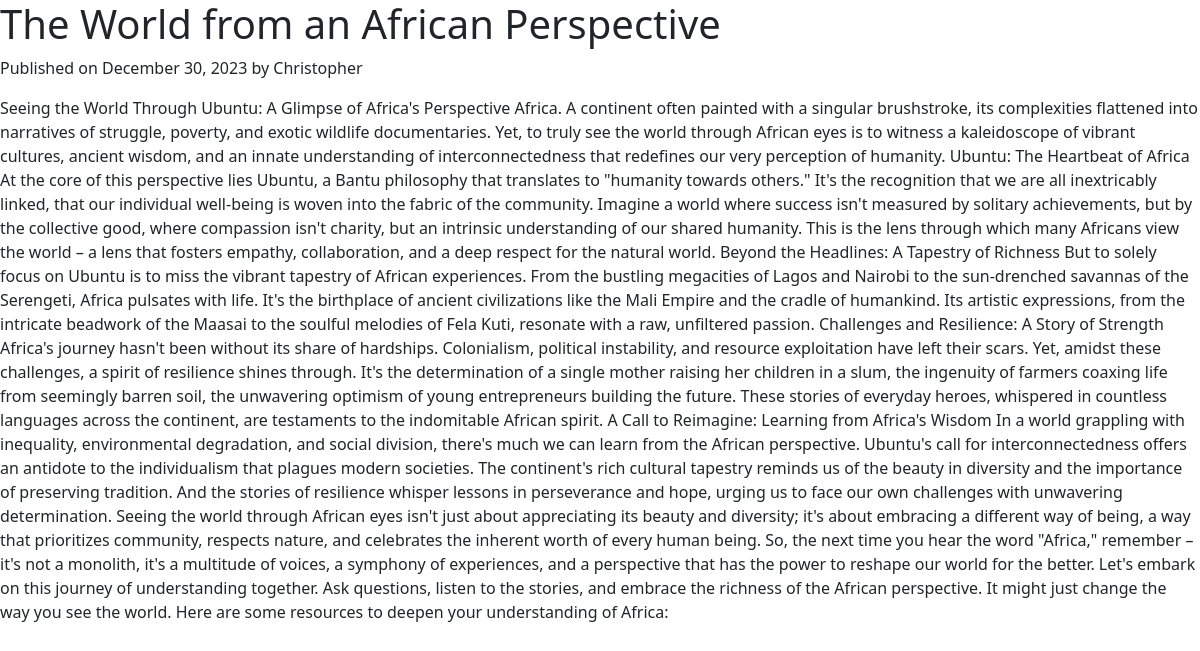
Screenshot of /post/3/ with the database file from the repository.
### blog/models.py (models this page shows, shortened)
class Post(models.Model):
    author = models.ForeignKey(settings.AUTH_USER_MODEL, on_delete=models.CASCADE)
    title = models.CharField(max_length=200)
    text = models.TextField()
    created_date = models.DateTimeField(default=timezone.now, editable=False)
    published_date = models.DateTimeField(blank=True, null=True, default=timezone.now)
    featured_image = models.ImageField(upload_to='featured_images/', blank=True, null=True)

### blog/views.py (the view)
# urls.py: path('post/<int:pk>/', post_detail, name='post_detail'),
def post_detail(request, pk):
    post = get_object_or_404(Post, pk=pk)
    return render(request, 'blog/post_detail.html', {'post': post})

### blog/templates/blog/post_detail.html (shortened to what this page needs)
<!DOCTYPE html>
<html lang="en">
<head>
    <link rel="stylesheet" href="https://cdn.jsdelivr.net/npm/bootstrap@5.1.3/dist/css/bootstrap.min.css">
</head>
<body>
    <h1>{{ post.title }}</h1>
    <p class="date">Published on {{ post.published_date|date:"F j, Y" }} by {{ post.author }}</p>
    <p>{{ post.text }}</p>
</body>
</html>

### rows the page displays
Post: published_date "December 30, 2023", author "Christopher", text "Seeing the World Through Ubuntu: A Glimpse of Africa's Perspective Africa. A continent often painted with a singular brushstroke, its complexities flattened into narratives of struggle, poverty, and exotic wildlife documentaries. Yet, to truly see the world through African eyes is to witness a kaleidoscope of vibrant cultures, ancient wisdom, and an innate understanding of interconnectedness that redefines our very perception of humanity. Ubuntu: The Heartbeat of Africa At the core of this perspective lies Ubuntu, a Bantu philosophy that translates to \"humanity towards others.\" It's the recognition that we are all inextricably linked, that our individual well-being is woven into the fabric…"
